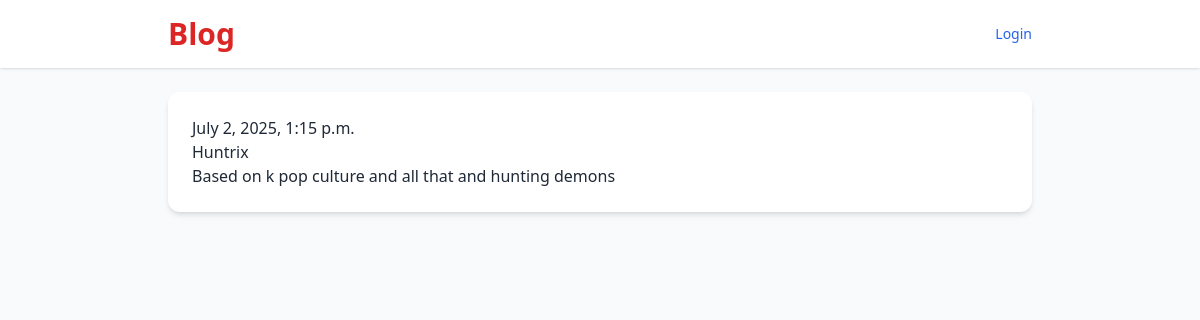
/post/5/, run on the app's committed database.
### blog/models.py (models this page shows, shortened)
class Post(models.Model):
    author = models.ForeignKey(settings.AUTH_USER_MODEL, on_delete=models.CASCADE)
    title = models.CharField(max_length=200)
    text = models.TextField()
    image = models.ImageField(upload_to='post_images/', blank=True, null=True)
    created_date = models.DateTimeField(default=timezone.now)
    published_date = models.DateTimeField(blank=True, null=True)

### blog/views.py (the view)
# urls.py: path('post/<int:pk>/', views.post_detail, name='post_detail'),
def post_detail(request, pk):
    post = get_object_or_404(Post, pk=pk)
    return render(request, 'blog/post_detail.html', {'post': post})

### blog/templates/blog/post_detail.html (shortened to what this page needs)
{% extends 'blog/base.html' %} {% block content %}
<article class="post">
  {% if post.published_date %}
  <time class="date"> {{ post.published_date }} </time>
  {% endif %}
  <h2>{{ post.title }}</h2>
  <p>{{ post.text|linebreaksbr }}</p>
</article>
{% endblock %}

### data on the page
Post: published_date "July 2, 2025, 1:15 p.m.", title "Huntrix", text "Based on k pop culture and all that and hunting demons"
